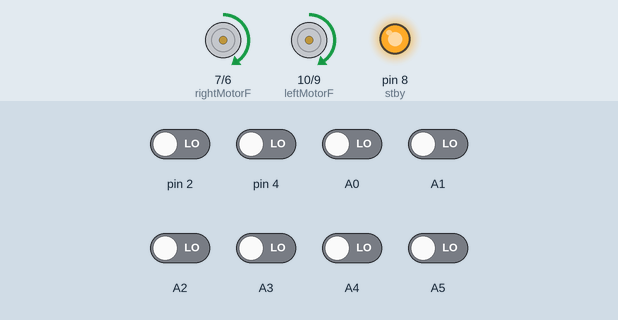
A sketch run on a simulated Arduino Uno, built with avr-gcc and run on an emulated ATmega328P. On the bench: motor-driver pin pairs drawn as motors (green arrow = first pin HIGH = forward, orange = second pin HIGH = backward, longer = more drive, scaled by the enable pin, stopped while the standby pin is LOW), output pins drawn as LEDs (lit = HIGH). Inputs (shaded band) come from the test bench; at power-on: A0–5, pin 2, pin 4 LOW. What the sketch prints to the serial monitor is not drawn.

Above: at 5.7 s.
5.8 s: A0 driven HIGH
At 6.5 s:
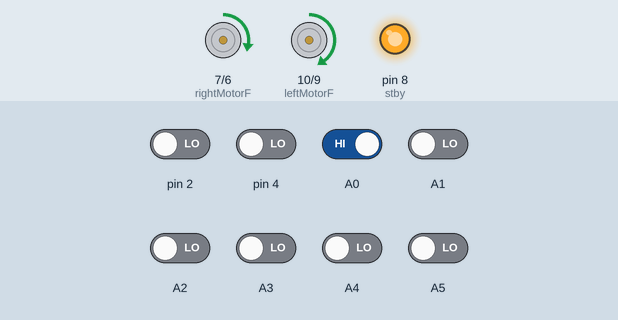
8.8 s: pin 4 driven HIGH
At 10.2 s:
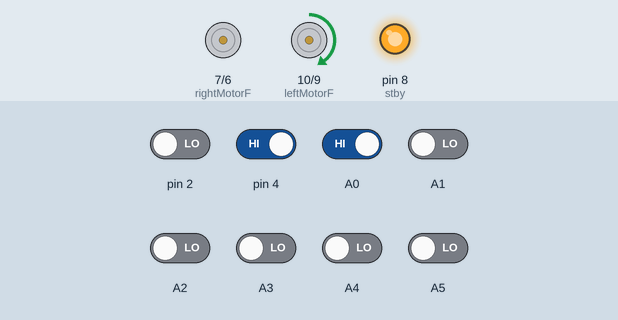
10.7 s: pin 2 driven HIGH
13.7 s: A3 driven HIGH
16.7 s: A5 driven HIGH
18.2 s: A4 driven HIGH
At 21.7 s:
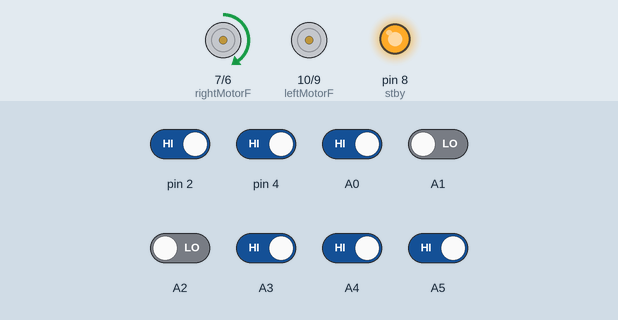
Timing chart, 0 to 22.2 s (numbered marks = the images above; inputs shaded):
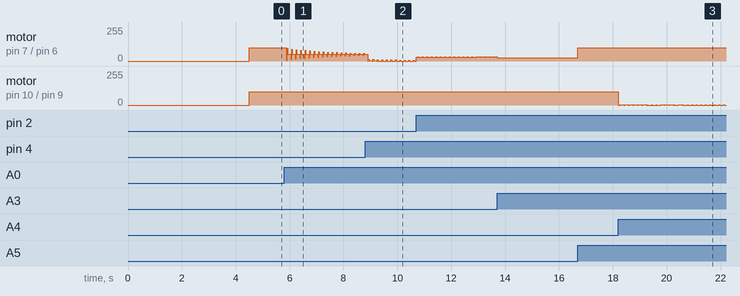

The sketch:

autotune.ino
```cpp
#include <QTRSensors.h>

#define rightMotorF 7
#define rightMotorB 6
#define rightMotorPWM 5
#define leftMotorF 10
#define leftMotorB 9
#define leftMotorPWM 11
#define stby 8
int max_error=0;
QTRSensorsRC qtr((unsigned char[]) {A0,4, A1, A2, A3, A4, 2, A5}, 8, 2500);

void setup()
{
  pinMode(rightMotorF, OUTPUT);
  pinMode(rightMotorB, OUTPUT);
  pinMode(rightMotorPWM, OUTPUT);
  pinMode(leftMotorF, OUTPUT);
  pinMode(leftMotorB, OUTPUT);
  pinMode(leftMotorPWM, OUTPUT);
  pinMode(stby,OUTPUT);
  Serial.begin(9600);
  for (int i = 0; i < 100; i++)  // make the calibration take about 5 seconds
  {
    qtr.calibrate();
    delay(20);
  }
  max_error=check_error();
  Serial.println("INITIAL MAX ERROR");
  Serial.println(max_error);
}
int new_error=0;
float param[3]={.1,.9,0};
float diff_param[3]={.2,.4,0};
boolean  success=false;
int counter=0;
int maxError=0;
int lastError = 0;
//float kp = 0.1;  // 0.08 // for small = 0.1
//float kd = 0.9 ; // 1.0   // for small = 1.7
//float ki = 0;
int integral = 0;
int derivative = 0;
int Time, last_time=0;
int delta_time;
void loop()
{
  autotune();

  }

int check_error(){
  while(counter<10){
   unsigned int sensors[8];

  int position = qtr.readLine(sensors, QTR_EMITTERS_ON, 1);

    //Serial.println(position);
    int error = int(position) - 3500;
    if(maxError<error && error>=0)
      maxError=error;
    else if(maxError<(-1)*error && error<0)
           maxError=(-1)*error;
    //Serial.println(maxError);
    integral += error;
    derivative = error - lastError;
    Time=millis();
    delta_time=Time-last_time;
    int power_difference = param[0] * error + param[1] * derivative/delta_time + param[2]*integral;
    //Serial.println(power_difference);
    lastError = error;
    last_time=Time;


    const int maximum = 100;

    if (power_difference > maximum)
      power_difference = maximum;
    if (power_difference < -maximum)
      power_difference = -maximum;

    if (power_difference < 0) {
      digitalWrite(rightMotorF, HIGH);
      digitalWrite(rightMotorB, LOW);
      analogWrite(rightMotorPWM, maximum);
      digitalWrite(leftMotorF, HIGH);
      digitalWrite(leftMotorB, LOW);
      analogWrite(leftMotorPWM, maximum + power_difference);
      digitalWrite(stby,HIGH);
    }
    else {
      digitalWrite(rightMotorF, HIGH);
      digitalWrite(rightMotorB, LOW);
      analogWrite(rightMotorPWM, maximum - power_difference);
      digitalWrite(leftMotorF, HIGH);
      digitalWrite(leftMotorB, LOW);
      analogWrite(leftMotorPWM, maximum);
      digitalWrite(stby,HIGH);
    }

  counter++;
}
//stop1();
counter=0;
//Serial.println("MAX ERROR");
return maxError;
}

void autotune() {   //TUNING THE PID PARAMETERS USING TWIDDLE ALGORITH

  for (int i = 0; i < 3; i++) {
    //for(int j=0 ;j<3 ;j++)
    { //Serial.print(param[j]);
      //Serial.print(" ");
     }
     //Serial.println();
    //for(int j=0 ;j<3 ;j++)
    {// Serial.print(diff_param[j]);
      //Serial.print(" ");
     }
     //Serial.println();
    param[i] += diff_param[i];
    new_error = check_error();
    //Serial.println("NEW ERROR");
    //Serial.println(new_error);
    if (new_error < max_error) {
      max_error = new_error;
      diff_param[i] *= 1.1;
      success = true;
    }
    else{
      param[i] -= 2 * diff_param[i];
      new_error = check_error();
     // Serial.println("NEW ERROR");
   // Serial.println(new_error);
      if (new_error < max_error) {
        max_error = new_error;
        diff_param[i] *= 1.1;
        success = true;
      }
    }
    if(!success){
      //Serial.println("NOT SUCCESS");
        param[i] += diff_param[i];
      diff_param[i] *= 0.9;

 }
    success = false;
    //Serial.println("MAX ERROR");
    //Serial.println(max_error);
    //Serial.println(param[i]);
    //delay(500);
    //counter=0;
   }
}


/*
void stop1() {
  digitalWrite(rightMotorF,LOW);
  digitalWrite(rightMotorB, LOW);
  analogWrite(rightMotorPWM,0 );
  digitalWrite(leftMotorF, LOW);
  digitalWrite(leftMotorB, LOW);
  analogWrite(leftMotorPWM, 0);
  digitalWrite(stby,LOW);
}
void forward()
  {
  digitalWrite(rightMotorF,HIGH);
  digitalWrite(rightMotorB,LOW);
  analogWrite(rightMotorPWM,75);
    digitalWrite(leftMotorF,HIGH);
  digitalWrite(leftMotorB, LOW);
  analogWrite(leftMotorPWM, 75);
  digitalWrite(stby,HIGH);
  }

*/
```
